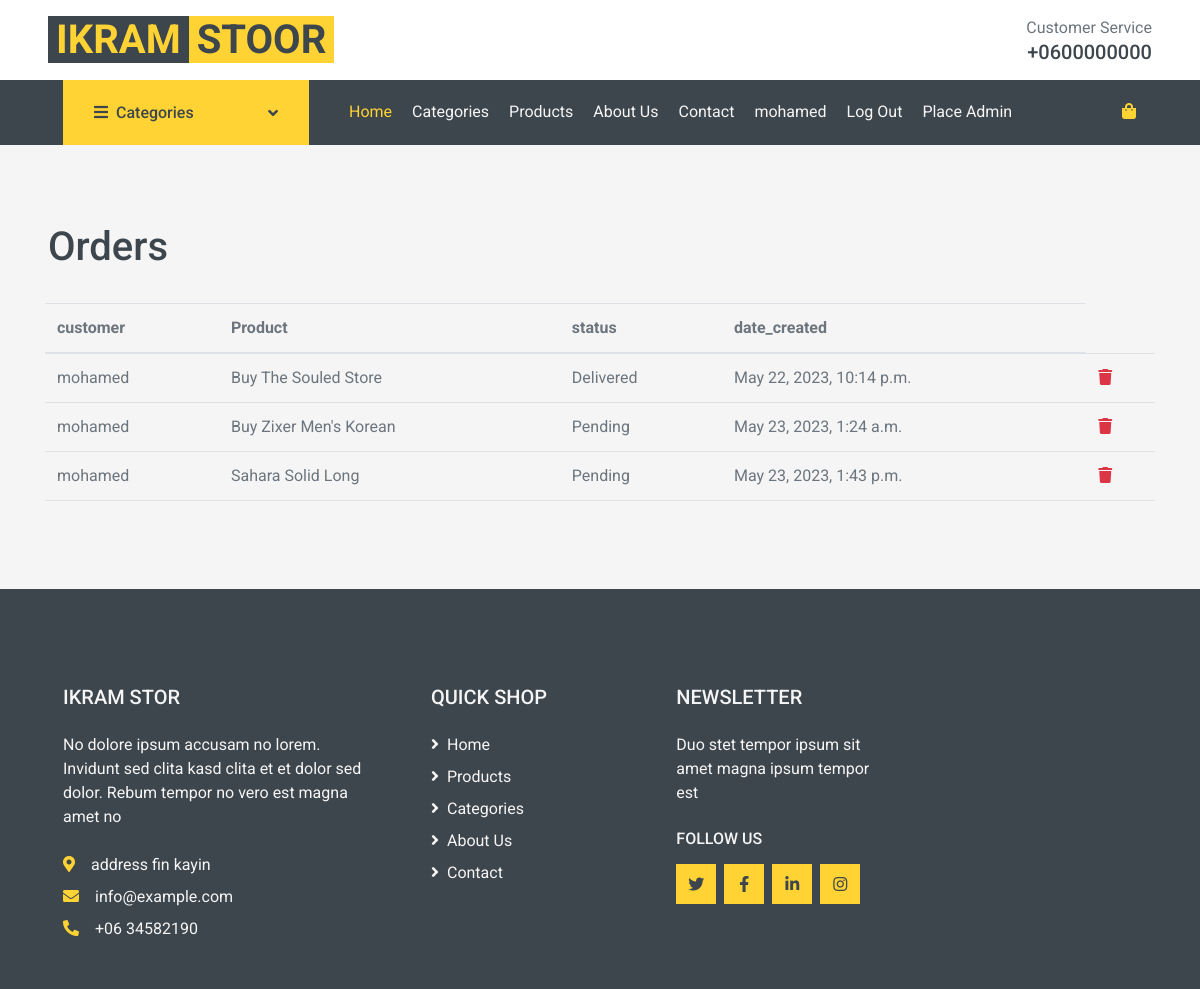
/showOrder (signed in), run on the app's committed database.
### all/models.py (models this page shows)
class Order(models.Model):
    STATUS ={
        ('Pending','Pending'),
        ('Delivered','Delivered'),
        ('in progress','in progress'),
        ('out of order','out of order'),
    }
    user = models.ForeignKey(User, null=True, on_delete=models.SET_NULL)
    Product = models.ForeignKey(Product, null=True, on_delete=models.SET_NULL)
    Color = models.ForeignKey(Color, null=True, on_delete=models.SET_NULL)
    Size = models.ForeignKey(Size, null=True, on_delete=models.SET_NULL)
    date_created= models.DateTimeField(auto_now_add=True, null=True)
    status= models.CharField(max_length=200, null=True, choices=STATUS)

class Product(models.Model):
    name= models.CharField(max_length=100, null=True)
    price_per_unit = models.CharField(max_length=100, null=True)
    basic_unit = models.CharField(max_length=100, null=True)
    description = models.CharField(max_length=100, null=True)
    avatar = models.ImageField( null=True )
    date_created= models.DateTimeField(auto_now_add=True, null=True)
    sizes = models.ManyToManyField(Size)
    colors = models.ManyToManyField(Color)
    nameCat = models.ForeignKey(Cat,null=True, on_delete=models.CASCADE)
    def __str__(self):
        return self.name

### all/views.py (the view)
# urls.py: path('showOrder',views.showOrder, name="showOrder"),
def showOrder(request):
    user = User.objects.get(username=request.user.username)
    Orders = Order.objects.filter(user=user)
    order_count = Order.objects.filter(user=user).count()
    return render(request,"all/showOrder.html",{'Orders': Orders,'order_count':order_count})

### all/templates/all/showOrder.html
{% extends "all/main.html" %}
{% load static %}
{% block content %}
<body>
    <h1 class="pt-5 pl-5">Orders</h1>
<br>
<div class="container">
    <table class="table">
        <thead>
          <tr>
            <th scope="col">customer</th>
            <th scope="col">Product</th>
            <th scope="col">status</th>
            <th scope="col">date_created</th>
          </tr>
        </thead>
        <tbody>
        {% for item  in Orders %}
          <tr>
            <td>{{item.user.username}}</td>
            <td>{{item.Product}}</td>
            <td>{{item.status}}</td>
            <td>{{item.date_created}}</td>
            <td>
                <a class="text-danger" href="{% url 'delete_Orders' item.id %}"><i class="fa-solid fa-trash"></i></a>
              </td>
          </tr>
        {% endfor %}
        </tbody>
      </table>
</div>
<br>
</body>
</html>
{% endblock  %}

### all/templates/all/navbar.html (shortened to what this page needs)
{% load static %}
<div class="row align-items-center bg-light py-3 px-xl-5 d-none d-lg-flex">
    <div class="col-lg-4">
        <a href="" class="text-decoration-none">
            <span class="h1 text-uppercase text-primary bg-dark px-2">Ikram</span>
            <span class="h1 text-uppercase text-dark bg-primary px-2 ml-n1">Stoor</span>
        </a>
    </div>
    <div class="col-lg-4 col-6 text-right">
        <p class="m-0">Customer Service</p>
        <h5 class="m-0">+0600000000</h5>
    </div>
</div>
<div class="container-fluid bg-dark mb-30">
<div class="row px-xl-5">
    <div class="col-lg-3 d-none d-lg-block">
        <a class="btn d-flex align-items-center justify-content-between bg-primary w-100" data-toggle="collapse" href="#navbar-vertical" style="height: 65px; padding: 0 30px;">
            <h6 class="text-dark m-0"><i class="fa fa-bars mr-2"></i>Categories</h6>
            <i class="fa fa-angle-down text-dark"></i>
        </a>
    </div>
    <div class="col-lg-9">
        <nav class="navbar navbar-expand-lg bg-dark navbar-dark py-3 py-lg-0 px-0">
            <div class="collapse navbar-collapse justify-content-between" id="navbarCollapse">
                <div class="navbar-nav mr-auto py-0">
                    <a href="{% url 'home' %}" class="nav-item nav-link active">Home</a>
                    <a href="{% url 'showCats' %}" class="nav-item nav-link">Categories</a>
                    <a href="{% url 'showProduct' %}" class="nav-item nav-link">Products</a>
                    <a href="{% url 'about' %}" class="nav-item nav-link">About Us</a>
                    <a href="{% url 'contact' %}" class="nav-item nav-link">Contact</a>
                    {% if user.is_authenticated %}
                    <a class="nav-item nav-link" href="">{{request.user}}</a>
                    <a  href="{% url 'logout' %}"  class="nav-item nav-link">Log Out</a>
                    {% else %}
                    <a href="{% url 'register' %}" class="nav-item nav-link">Register</a>
                    <a href="{% url 'login' %}" class="nav-item nav-link">Log In</a>
                    {% endif %}
                    {% if request.user.is_staff%}
                    <a  href="{% url 'escpasAdmin' %}"  class="nav-item nav-link">Place Admin</a>
                    {% endif %}
                </div>
                <div class="navbar-nav ml-auto py-0 d-none d-lg-block">
                    <a href="showOrder" class="btn px-0 ml-3">
                        <i class='fas fa-shopping-bag text-primary'></i>
                    </a>
                </div>
            </div>
        </nav>
    </div>
</div>
</div>

### data on the page
Order: user.username "mohamed", Product "Buy The Souled Store", status "Delivered", date_created "May 22, 2023, 10:14 p.m."
Order: user.username "mohamed", Product "Buy Zixer Men's Korean", status "Pending", date_created "May 23, 2023, 1:24 a.m."
Order: user.username "mohamed", Product "Sahara Solid Long", status "Pending", date_created "May 23, 2023, 1:43 p.m."

### other printed values
{{ request.user }} "mohamed"
